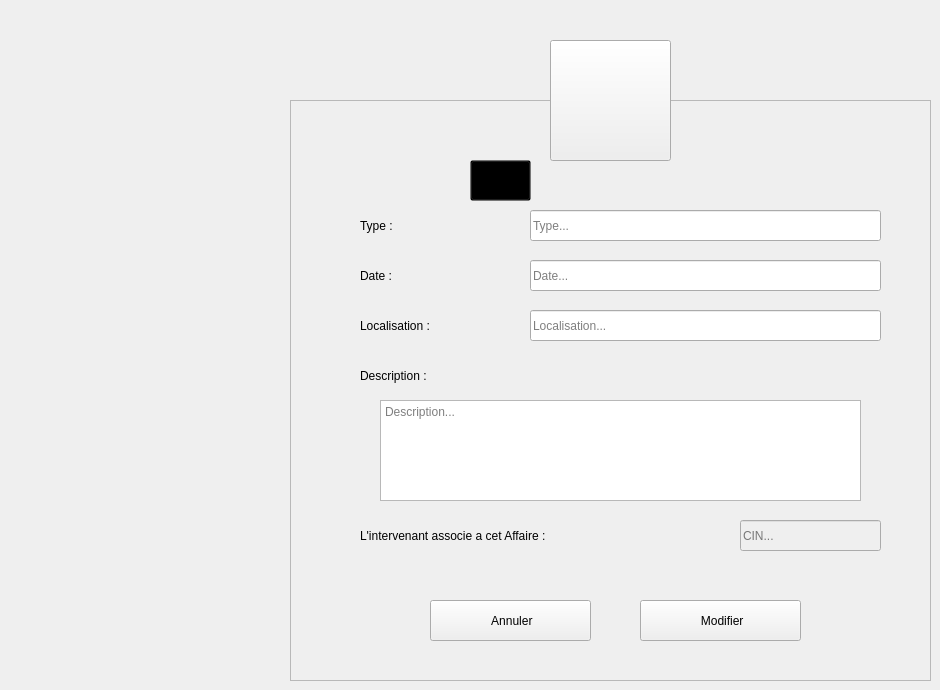
    <widget class="QWidget" name="Modifier_affaire">
     <widget class="QFrame" name="frame_9">
      <property name="geometry">
       <rect>
        <x>290</x>
        <y>100</y>
        <width>641</width>
        <height>581</height>
       </rect>
      </property>
      <property name="styleSheet">
       <string notr="true"/>
      </property>
      <property name="frameShape">
       <enum>QFrame::StyledPanel</enum>
      </property>
      <property name="frameShadow">
       <enum>QFrame::Raised</enum>
      </property>
      <widget class="QLabel" name="L_ModifierAffaire">
       <property name="geometry">
        <rect>
         <x>230</x>
         <y>59</y>
         <width>281</width>
         <height>41</height>
        </rect>
       </property>
       <property name="font">
        <font>
         <family>century gothic</family>
         <pointsize>-1</pointsize>
         <weight>75</weight>
         <bold>true</bold>
        </font>
       </property>
       <property name="styleSheet">
        <string notr="true">background: transparent;</string>
       </property>
       <property name="text">
        <string>Modifier un Affaire</string>
       </property>
      </widget>
      <widget class="QLabel" name="L_MTypeAffaire">
       <property name="geometry">
        <rect>
         <x>70</x>
         <y>110</y>
         <width>121</width>
         <height>31</height>
        </rect>
       </property>
       <property name="styleSheet">
        <string notr="true">background: transparent;</string>
       </property>
       <property name="text">
        <string>Type :</string>
       </property>
      </widget>
      <widget class="QLabel" name="L_MDateAffaire">
       <property name="geometry">
        <rect>
         <x>70</x>
         <y>160</y>
         <width>121</width>
         <height>31</height>
        </rect>
       </property>
       <property name="styleSheet">
        <string notr="true">background: transparent;</string>
       </property>
       <property name="text">
        <string>Date :</string>
       </property>
      </widget>
      <widget class="QLabel" name="L_MLocalAffaire">
       <property name="geometry">
        <rect>
         <x>70</x>
         <y>210</y>
         <width>151</width>
         <height>31</height>
        </rect>
       </property>
       <property name="styleSheet">
        <string notr="true">background: transparent;</string>
       </property>
       <property name="text">
        <string>Localisation :</string>
       </property>
      </widget>
      <widget class="QLineEdit" name="LE_MTypeAffaire">
       <property name="geometry">
        <rect>
         <x>240</x>
         <y>110</y>
         <width>351</width>
         <height>31</height>
        </rect>
       </property>
       <property name="placeholderText">
        <string>Type...</string>
       </property>
      </widget>
      <widget class="QLineEdit" name="LE_MDateAffaire">
       <property name="geometry">
        <rect>
         <x>240</x>
         <y>160</y>
         <width>351</width>
         <height>31</height>
        </rect>
       </property>
       <property name="placeholderText">
        <string>Date...</string>
       </property>
      </widget>
      <widget class="QLineEdit" name="LE_MLocalAffaire">
       <property name="geometry">
        <rect>
         <x>240</x>
         <y>210</y>
         <width>351</width>
         <height>31</height>
        </rect>
       </property>
       <property name="placeholderText">
        <string>Localisation...</string>
       </property>
      </widget>
      <widget class="QPushButton" name="B_MConfirmerAffaire">
       <property name="geometry">
        <rect>
         <x>350</x>
         <y>500</y>
         <width>161</width>
         <height>41</height>
        </rect>
       </property>
       <property name="cursor">
        <cursorShape>PointingHandCursor</cursorShape>
       </property>
       <property name="text">
        <string> Modifier</string>
       </property>
       <property name="icon">
        <iconset resource="Recources.qrc">
         <normaloff>:/Recources/Images/confirm.png</normaloff>:/Recources/Images/confirm.png</iconset>
       </property>
       <property name="iconSize">
        <size>
         <width>20</width>
         <height>20</height>
        </size>
       </property>
      </widget>
      <widget class="QPushButton" name="B_MAnnulerAffaire">
       <property name="geometry">
        <rect>
         <x>140</x>
         <y>500</y>
         <width>161</width>
         <height>41</height>
        </rect>
       </property>
       <property name="cursor">
        <cursorShape>PointingHandCursor</cursorShape>
       </property>
       <property name="text">
        <string> Annuler</string>
       </property>
       <property name="icon">
        <iconset resource="Recources.qrc">
         <normaloff>:/Recources/Images/close.png</normaloff>:/Recources/Images/close.png</iconset>
       </property>
       <property name="iconSize">
        <size>
         <width>16</width>
         <height>16</height>
        </size>
       </property>
      </widget>
      <widget class="QToolButton" name="toolButton_11">
       <property name="geometry">
        <rect>
         <x>180</x>
         <y>60</y>
         <width>61</width>
         <height>41</height>
        </rect>
       </property>
       <property name="styleSheet">
        <string notr="true">background: transparent;</string>
       </property>
       <property name="text">
        <string/>
       </property>
       <property name="icon">
        <iconset resource="Recources.qrc">
         <normaloff>:/Recources/Images/edit-property.png</normaloff>:/Recources/Images/edit-property.png</iconset>
       </property>
       <property name="iconSize">
        <size>
         <width>35</width>
         <height>35</height>
        </size>
       </property>
      </widget>
      <widget class="QLabel" name="L_MDescAffaire">
       <property name="geometry">
        <rect>
         <x>70</x>
         <y>260</y>
         <width>151</width>
         <height>31</height>
        </rect>
       </property>
       <property name="styleSheet">
        <string notr="true">background: transparent;</string>
       </property>
       <property name="text">
        <string>Description :</string>
       </property>
      </widget>
      <widget class="QTextEdit" name="TE_MDescAffaire">
       <property name="geometry">
        <rect>
         <x>90</x>
         <y>300</y>
         <width>481</width>
         <height>101</height>
        </rect>
       </property>
       <property name="styleSheet">
        <string notr="true"/>
       </property>
       <property name="placeholderText">
        <string>Description...</string>
       </property>
      </widget>
      <widget class="QLabel" name="L_MCinIntAffaire">
       <property name="geometry">
        <rect>
         <x>70</x>
         <y>420</y>
         <width>381</width>
         <height>31</height>
        </rect>
       </property>
       <property name="styleSheet">
        <string notr="true">background: transparent;</string>
       </property>
       <property name="text">
        <string>L'intervenant associe a cet Affaire :</string>
       </property>
      </widget>
      <widget class="QLineEdit" name="LE_MCinIntAffaire">
       <property name="enabled">
        <bool>false</bool>
       </property>
       <property name="geometry">
        <rect>
         <x>450</x>
         <y>420</y>
         <width>141</width>
         <height>31</height>
        </rect>
       </property>
       <property name="placeholderText">
        <string>CIN...</string>
       </property>
      </widget>
     </widget>
     <widget class="QToolButton" name="toolButton_10">
      <property name="geometry">
       <rect>
        <x>550</x>
        <y>40</y>
        <width>121</width>
        <height>121</height>
       </rect>
      </property>
      <property name="styleSheet">
       <string notr="true"/>
      </property>
      <property name="text">
       <string/>
      </property>
      <property name="icon">
       <iconset resource="Recources.qrc">
        <normaloff>:/Recources/Images/gavel.png</normaloff>:/Recources/Images/gavel.png</iconset>
      </property>
      <property name="iconSize">
       <size>
        <width>64</width>
        <height>64</height>
       </size>
      </property>
     </widget>
    </widget>
